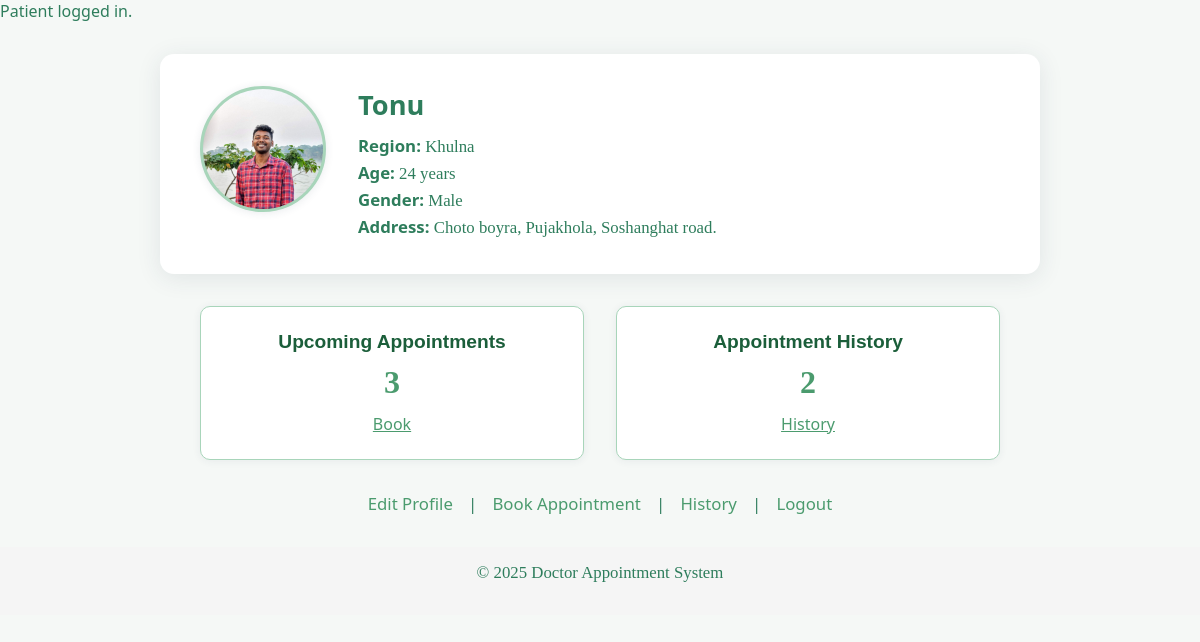
The page /patient/patient_dashboard.php (signed in) on the database its author committed.
### tables this page shows
CREATE TABLE `patients` (
  `id` int(11) NOT NULL,
  `name` varchar(150) NOT NULL,
  `region_id` int(11) NOT NULL,
  `age` int(11) DEFAULT NULL,
  `email` varchar(255) NOT NULL,
  `password` varchar(255) NOT NULL,
  `profile_pic` varchar(255) DEFAULT NULL,
  `address` varchar(255) DEFAULT NULL,
  `gender` enum('Male','Female','Other') DEFAULT NULL,
  `created_at` timestamp NOT NULL DEFAULT current_timestamp()
);

CREATE TABLE `regions` (
  `id` int(11) NOT NULL,
  `name` varchar(100) NOT NULL
);

### patient/patient_dashboard.php (the view, shortened to what this page needs)
<?php
require_once __DIR__ . '/../config.php';
$patient_id = $_SESSION['user_id'];
$stmt = $db->prepare("
    SELECT name, region_id, profile_pic, age, gender, address
    FROM patients
    WHERE id = ?
");
$stmt->bind_param('i', $patient_id);
$stmt->execute();
$stmt->bind_result($patient_name, $region_id, $profile_pic, $age, $gender, $address);
$region_name = '';
if ($region_id) {
    $r = $db->prepare("SELECT name FROM regions WHERE id = ?");
    $r->bind_param('i', $region_id);
    $r->execute();
    $r->bind_result($region_name);
}
$upcoming_count = 0;
$stmt = $db->prepare("
    SELECT COUNT(*)
    FROM appointments a
    JOIN sessions s ON a.session_id = s.id
    WHERE a.patient_id = ? AND s.start_time > NOW()
");
$stmt->bind_param('i', $patient_id);
$stmt->execute();
$stmt->bind_result($upcoming_count);
$past_count = 0;
$stmt = $db->prepare("
    SELECT COUNT(*)
    FROM appointments a
    JOIN sessions s ON a.session_id = s.id
    WHERE a.patient_id = ? AND s.start_time <= NOW()
");
$stmt->bind_param('i', $patient_id);
$stmt->execute();
$stmt->bind_result($past_count);
?>
<!DOCTYPE html>
<html lang="en">
<head>
  <?php include '../templates/header.php'; ?>
  <link rel="stylesheet" href="../assets/css/base.css">
  <link rel="stylesheet" href="../assets/css/dashboard.css">
</head>
<body class="patient-dashboard">
  <section class="profile-overview">
    <?php if ($profile_pic): ?>
      <img src="../<?= htmlspecialchars($profile_pic) ?>"
           alt="<?= htmlspecialchars($patient_name) ?>"
           class="profile-pic">
    <?php else: ?>
      <div class="placeholder-pic">
        <?= strtoupper($patient_name[0] ?? 'P') ?>
      </div>
    <?php endif; ?>
    <div class="profile-details">
      <h1><?= htmlspecialchars($patient_name) ?></h1>
      <p><strong>Region:</strong> <?= htmlspecialchars($region_name) ?></p>
      <p><strong>Age:</strong> <?= htmlspecialchars($age) ?> years</p>
      <p><strong>Gender:</strong> <?= htmlspecialchars($gender) ?></p>
      <p><strong>Address:</strong> <?= htmlspecialchars($address) ?></p>
    </div>
  </section>
  <div class="dashboard-stats">
    <div class="stat-card">
      <h2>Upcoming Appointments</h2>
      <p><?= $upcoming_count ?></p>
      <a href="book.php">Book</a>
    </div>
    <div class="stat-card">
      <h2>Appointment History</h2>
      <p><?= $past_count ?></p>
      <a href="history.php">History</a>
    </div>
  </div>
  <nav class="dashboard-nav">
    <a href="profile.php">Edit Profile</a> |
    <a href="book.php">Book Appointment</a> |
    <a href="history.php">History</a> |
    <a href="../logout.php">Logout</a>
  </nav>
  <?php include '../templates/footer.php'; ?>
</body>
</html>

### assets/css/base.css (style rules this page uses)
* { margin: 0; padding: 0; font-family: 'Segoe UI', Arial, sans-serif; }
body { background: #f5f8f6; color: #2E7D5C; }
h1 { font-size: 2.5rem; font-weight: 700; }
section { background: #fff; margin: 2rem auto; padding: 1rem 2.5rem; border-radius: 15px; box-shadow: 0 2px 12px rgba(44, 62, 80, 0.07); max-width: 800px; }
h2 { font-family: 'Gill Sans', 'Gill Sans MT', Calibri, 'Trebuchet MS', sans-serif; text-align: center; color: #1B5E3A; margin-bottom: 1rem; font-size: 1.6rem; font-weight: 600; }
p { font-family: Georgia, 'Times New Roman', Times, serif; margin-bottom: 1rem; color: #2E7D5C; font-size: 1.05rem; }

### assets/css/dashboard.css (style rules this page uses)
.doctor-dashboard .profile-overview, .patient-dashboard .profile-overview { display: flex; flex-direction: row; gap: 2rem; background: #fff; padding: 2rem 2.5rem; border-radius: 14px; box-shadow: 0 4px 24px rgba(44, 62, 80, 0.10); max-width: 800px; }
.doctor-dashboard .profile-pic, .patient-dashboard .profile-pic, .doctor-dashboard .placeholder-pic, .patient-dashboard .placeholder-pic { width: 120px; height: 120px; border-radius: 50%; object-fit: cover; border: 3px solid #A8D5BA; box-shadow: 0 1px 8px rgba(44, 62, 80, 0.10); background: #A8D5BA; display: flex; align-items: center; font-size: 2.5rem; color: #fff; font-weight: bold; }
.doctor-dashboard .profile-details h1, .patient-dashboard .profile-details h1 { color: #2E7D5C; font-size: 1.7rem; margin-bottom: 0.7rem; font-weight: 700; }
.doctor-dashboard .profile-details p, .patient-dashboard .profile-details p { margin: 0.25rem 0; color: #2E7D5C; font-size: 1.05rem; }
.doctor-dashboard .dashboard-stats, .patient-dashboard .dashboard-stats { display: flex; gap: 2rem; margin: 0 auto 2rem auto; max-width: 800px; }
.doctor-dashboard .stat-card, .patient-dashboard .stat-card { flex: 1; background: #fff; border: 1.5px solid #A8D5BA; padding: 1.5rem 1rem; border-radius: 10px; text-align: center; box-shadow: 0 1px 8px rgba(44, 62, 80, 0.07); }
.doctor-dashboard .stat-card h2, .patient-dashboard .stat-card h2 { color: #1B5E3A; font-size: 1.2rem; margin-bottom: 0.7rem; font-weight: 600; }
.doctor-dashboard .stat-card p, .patient-dashboard .stat-card p { font-size: 2rem; color: #4B9B6E; font-weight: 700; margin-bottom: 0.7rem; }
.doctor-dashboard .stat-card a, .patient-dashboard .stat-card a { color: #4B9B6E; text-decoration: underline; font-size: 1rem; transition: color 0.2s; }
.doctor-dashboard .dashboard-nav, .patient-dashboard .dashboard-nav { text-align: center; margin: 1.5rem auto 2rem auto; }
.doctor-dashboard .dashboard-nav a, .patient-dashboard .dashboard-nav a { color: #4B9B6E; font-weight: 500; margin: 0 0.7rem; text-decoration: none; font-size: 1.05rem; }

### rows shown on the page
patients: profile_pic (picture), name "Tonu", age "24", gender "Male", address "Choto boyra, Pujakhola, Soshanghat road."
regions: name "Khulna"

### other values the page prints
$m "Patient logged in."
$upcoming_count "3"
$past_count "2"
